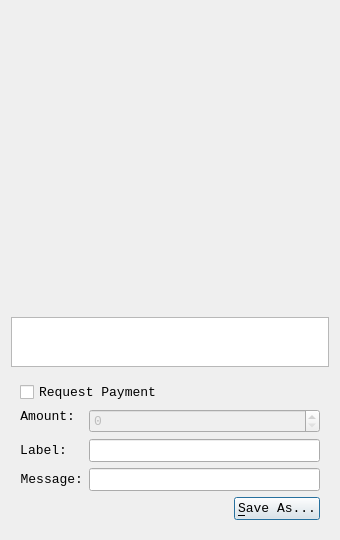
<?xml version="1.0" encoding="UTF-8"?>
<ui version="4.0">
 <class>QRCodeDialog</class>
 <widget class="QDialog" name="QRCodeDialog">
  <property name="geometry">
   <rect>
    <x>0</x>
    <y>0</y>
    <width>340</width>
    <height>530</height>
   </rect>
  </property>
  <property name="font">
   <font>
    <family>Consolas</family>
    <pointsize>10</pointsize>
   </font>
  </property>
  <property name="windowTitle">
   <string>QR Code Dialog</string>
  </property>
  <layout class="QVBoxLayout" name="verticalLayout_3">
   <item>
    <widget class="QLabel" name="lblQRCode">
     <property name="sizePolicy">
      <sizepolicy hsizetype="Expanding" vsizetype="Expanding">
       <horstretch>0</horstretch>
       <verstretch>0</verstretch>
      </sizepolicy>
     </property>
     <property name="minimumSize">
      <size>
       <width>300</width>
       <height>300</height>
      </size>
     </property>
     <property name="textFormat">
      <enum>Qt::PlainText</enum>
     </property>
     <property name="alignment">
      <set>Qt::AlignCenter</set>
     </property>
     <property name="wordWrap">
      <bool>true</bool>
     </property>
    </widget>
   </item>
   <item>
    <widget class="QPlainTextEdit" name="outUri">
     <property name="sizePolicy">
      <sizepolicy hsizetype="Expanding" vsizetype="Minimum">
       <horstretch>0</horstretch>
       <verstretch>0</verstretch>
      </sizepolicy>
     </property>
     <property name="minimumSize">
      <size>
       <width>0</width>
       <height>50</height>
      </size>
     </property>
     <property name="tabChangesFocus">
      <bool>true</bool>
     </property>
     <property name="textInteractionFlags">
      <set>Qt::TextSelectableByKeyboard|Qt::TextSelectableByMouse</set>
     </property>
    </widget>
   </item>
   <item>
    <widget class="QWidget" name="widget" native="true">
     <layout class="QVBoxLayout" name="verticalLayout_2">
      <item>
       <widget class="QCheckBox" name="chkReqPayment">
        <property name="enabled">
         <bool>true</bool>
        </property>
        <property name="text">
         <string>Request Payment</string>
        </property>
       </widget>
      </item>
      <item>
       <layout class="QFormLayout" name="formLayout">
        <property name="fieldGrowthPolicy">
         <enum>QFormLayout::AllNonFixedFieldsGrow</enum>
        </property>
        <item row="1" column="0">
         <widget class="QLabel" name="lblLabel">
          <property name="text">
           <string>Label:</string>
          </property>
          <property name="textFormat">
           <enum>Qt::PlainText</enum>
          </property>
          <property name="alignment">
           <set>Qt::AlignRight|Qt::AlignTrailing|Qt::AlignVCenter</set>
          </property>
          <property name="buddy">
           <cstring>lnLabel</cstring>
          </property>
         </widget>
        </item>
        <item row="1" column="1">
         <widget class="QLineEdit" name="lnLabel"/>
        </item>
        <item row="2" column="0">
         <widget class="QLabel" name="lblMessage">
          <property name="text">
           <string>Message:</string>
          </property>
          <property name="textFormat">
           <enum>Qt::PlainText</enum>
          </property>
          <property name="alignment">
           <set>Qt::AlignRight|Qt::AlignTrailing|Qt::AlignVCenter</set>
          </property>
          <property name="buddy">
           <cstring>lnMessage</cstring>
          </property>
         </widget>
        </item>
        <item row="2" column="1">
         <widget class="QLineEdit" name="lnMessage"/>
        </item>
        <item row="0" column="0">
         <widget class="QLabel" name="lblAmount">
          <property name="sizePolicy">
           <sizepolicy hsizetype="Preferred" vsizetype="Maximum">
            <horstretch>0</horstretch>
            <verstretch>0</verstretch>
           </sizepolicy>
          </property>
          <property name="text">
           <string>Amount:</string>
          </property>
          <property name="textFormat">
           <enum>Qt::PlainText</enum>
          </property>
          <property name="alignment">
           <set>Qt::AlignRight|Qt::AlignTrailing|Qt::AlignVCenter</set>
          </property>
          <property name="buddy">
           <cstring>lnReqAmount</cstring>
          </property>
         </widget>
        </item>
        <item row="0" column="1">
         <widget class="BitcoinAmountField" name="lnReqAmount">
          <property name="enabled">
           <bool>false</bool>
          </property>
          <property name="minimumSize">
           <size>
            <width>80</width>
            <height>0</height>
           </size>
          </property>
         </widget>
        </item>
       </layout>
      </item>
      <item>
       <layout class="QHBoxLayout" name="horizontalLayout">
        <item>
         <spacer name="horizontalSpacer">
          <property name="orientation">
           <enum>Qt::Horizontal</enum>
          </property>
          <property name="sizeHint" stdset="0">
           <size>
            <width>40</width>
            <height>20</height>
           </size>
          </property>
         </spacer>
        </item>
        <item>
         <widget class="QPushButton" name="btnSaveAs">
          <property name="text">
           <string>&amp;Save As...</string>
          </property>
         </widget>
        </item>
       </layout>
      </item>
     </layout>
    </widget>
   </item>
  </layout>
 </widget>
 <customwidgets>
  <customwidget>
   <class>BitcoinAmountField</class>
   <extends>QSpinBox</extends>
   <header>bitcoinamountfield.h</header>
  </customwidget>
 </customwidgets>
 <resources/>
 <connections>
  <connection>
   <sender>chkReqPayment</sender>
   <signal>clicked(bool)</signal>
   <receiver>lnReqAmount</receiver>
   <slot>setEnabled(bool)</slot>
   <hints>
    <hint type="sourcelabel">
     <x>92</x>
     <y>285</y>
    </hint>
    <hint type="destinationlabel">
     <x>98</x>
     <y>311</y>
    </hint>
   </hints>
  </connection>
 </connections>
</ui>
